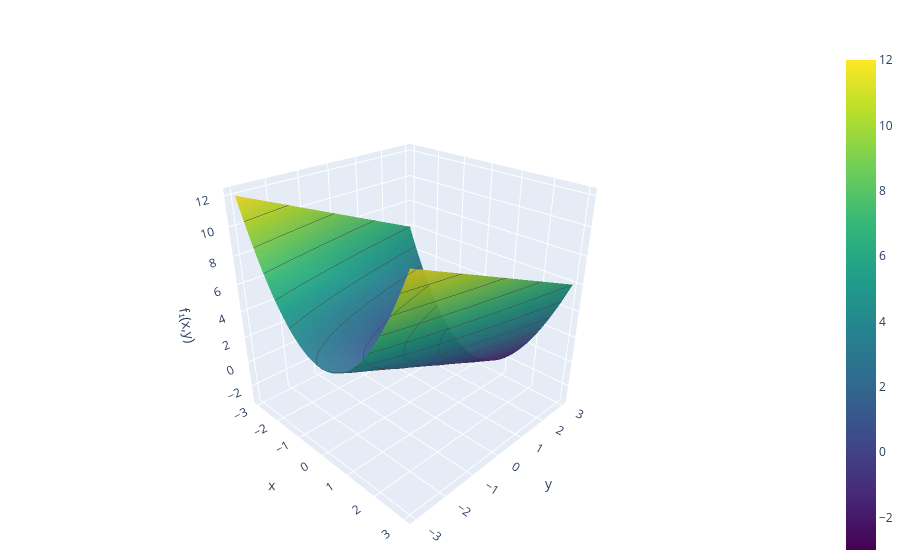

Write notebook code for a chart like this one.
### Markdown cell above
**1\. Komponentenfunktion:** $f_1(x,y) = x^2 - y$

### Code cell
fig1.show()

### Figure 1 — Plotly figure (JSON) as saved in the notebook; plotly's stock layout.template omitted (floating-point values rounded to 4 significant figures; data arrays with more than 128 entries replaced by an {"elided": "..."} marker saying what was removed)
{"data": [{"colorscale": [[0.0, "#440154"], [0.1111, "#482878"], [0.2222, "#3e4989"], [0.3333, "#31688e"], [0.4444, "#26828e"], [0.5556, "#1f9e89"], [0.6667, "#35b779"], [0.7778, "#6ece58"], [0.8889, "#b5de2b"], [1.0, "#fde725"]], "contours": {"z": {"end": 12.0, "show": true, "size": 1.5, "start": -2.996}}, "opacity": 0.95, "showscale": true, "type": "surface", "x": {"elided": "50x50 float values"}, "y": {"elided": "50x50 float values"}, "z": {"elided": "50x50 float values"}}], "layout": {"margin": {"b": 0, "l": 0, "r": 0, "t": 50}, "scene": {"aspectratio": {"x": 1, "y": 1, "z": 1}, "camera": {"eye": {"x": 1.6, "y": -1.6, "z": 1.2}, "up": {"x": 0, "y": 0, "z": 1}}, "xaxis": {"title": {"text": "x"}}, "yaxis": {"title": {"text": "y"}}, "zaxis": {"title": {"text": "f₁(x,y)"}}}}}
